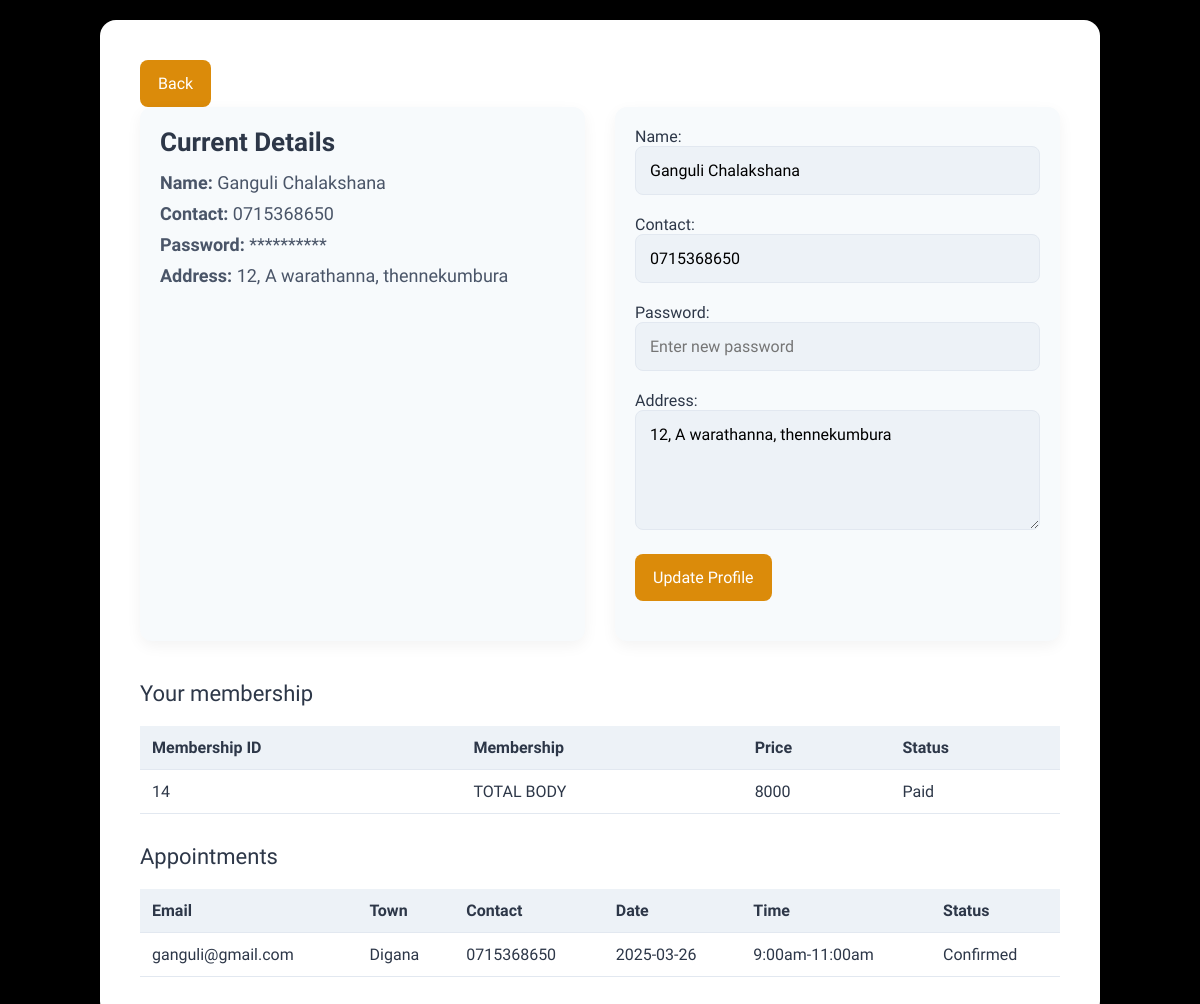
Page /profile.php (signed in) on the committed database.
### tables this page shows
CREATE TABLE `customer` (
  `CustomerID` int(50) NOT NULL,
  `CustomerName` varchar(100) NOT NULL,
  `CustomerEmail` varchar(100) NOT NULL,
  `CustomerContact` varchar(100) NOT NULL,
  `CustomerPassword` varchar(100) NOT NULL,
  `Address` varchar(200) NOT NULL
);

CREATE TABLE `orders` (
  `OrderID` int(11) NOT NULL,
  `Email` varchar(50) NOT NULL,
  `Name` varchar(20) NOT NULL,
  `Contact` varchar(20) NOT NULL,
  `Delivery address` varchar(200) NOT NULL,
  `Postal` varchar(50) NOT NULL,
  `TotalPrice` varchar(100) NOT NULL,
  `Proof` varchar(200) NOT NULL,
  `Status` varchar(100) NOT NULL
);

CREATE TABLE `appointment` (
  `AppointmentID` int(20) NOT NULL,
  `Name` varchar(100) NOT NULL,
  `Email` varchar(50) NOT NULL,
  `NearTown` varchar(50) NOT NULL,
  `Contact` varchar(50) NOT NULL,
  `Date` date NOT NULL,
  `Time` varchar(20) NOT NULL,
  `Status` varchar(50) NOT NULL
);

### profile.php (the view, shortened to what this page needs)
<?php
include 'connect.php';
if (isset($_SESSION['CustomerEmail'])) {
    $customerEmail = $_SESSION['CustomerEmail'];
    $sql = "SELECT * FROM customer WHERE CustomerEmail = '$customerEmail'";
    $result = $conn->query($sql);
    if ($result->num_rows > 0) {
        $row = $result->fetch_assoc();
        $customerName = $row['CustomerName'];
        $customerContact = $row['CustomerContact'];
        $customerAddress = $row['Address'];
    } else {
        echo "No customer found with this email.";
        exit();
    }
    $orderSql = "SELECT OrderID, Name, TotalPrice, Status FROM orders WHERE Email = '$customerEmail'";
    $orderResult = $conn->query($orderSql);
    $appointmentSql = "SELECT Email, NearTown, Contact, Date, Time, Status FROM appointment WHERE Email = '$customerEmail'";
    $appointmentResult = $conn->query($appointmentSql);
} else {
    header("Location: loginUI.php");
    exit();
}
?>
<!DOCTYPE html>
<html lang="en">
  <head>
    <link rel="stylesheet" href="profile.css" />
  </head>
  <body>
    <div class="container">
      <a href="home.php" class="back-buttton"><button>Back</button></a>
      <main>
        <div class="profile-container">
          <div class="current-info">
            <h2>Current Details</h2>
            <p><strong>Name:</strong> <?php echo $customerName; ?></p>
            <p><strong>Contact:</strong> <?php echo $customerContact; ?></p>
            <p><strong>Password:</strong> **********</p>
            <p><strong>Address:</strong> <?php echo $customerAddress; ?></p>
          </div>
          <div class="update-form">
            <form id="profileForm" method="POST" action="updateProfile.php">
              <div class="form-group">
                <label for="name">Name:</label>
                <input
                  type="text"
                  id="name"
                  name="name"
                  value="<?php echo $customerName; ?>"
                  placeholder="Enter your name"
                />
              </div>
              <div class="form-group">
                <label for="contact">Contact:</label>
                <input
                  type="text"
                  id="contact"
                  name="contact"
                  value="<?php echo $customerContact; ?>"
                  placeholder="Enter your contact"
                />
              </div>
              <div class="form-group">
                <label for="password">Password:</label>
                <input
                  type="password"
                  id="password"
                  name="password"
                  placeholder="Enter new password"
                />
              </div>
              <div class="form-group">
                <label for="address">Address:</label>
                <textarea
                  id="address"
                  name="address"
                  placeholder="Enter your address"
                ><?php echo $customerAddress; ?></textarea>
              </div>
              <div class="form-group">
                <button type="submit">Update Profile</button>
              </div>
            </form>
          </div>
        </div>
        <div class="order-history">
          <h2>Your membership</h2>
          <table id="ordersTable">
            <thead>
              <tr>
                <th>Membership ID</th>
                <th>Membership</th>
                <th>Price</th>
                <th>Status</th>
              </tr>
            </thead>
            <tbody>
              <?php
              if ($orderResult->num_rows > 0) {
                  while ($orderRow = $orderResult->fetch_assoc()) {
                      echo "<tr>";
                      echo "<td>" . $orderRow['OrderID'] . "</td>";
                      echo "<td>" . $orderRow['Name'] . "</td>";
                      echo "<td>" . $orderRow['TotalPrice'] . "</td>";
                      echo "<td>" . $orderRow['Status'] . "</td>";
                      echo "</tr>";
                  }
              } else {
                  echo "<tr><td colspan='4'>No orders found.</td></tr>";
              }
              ?>
            </tbody>
          </table>
          <div class="appoinment-history">
            <h2>Appointments</h2>
            <table id="appointmentsTable">
              <thead>
                <tr>
                  <th>Email</th>
                  <th>Town</th>
                  <th>Contact</th>
                  <th>Date</th>
                  <th>Time</th>
                  <th>Status</th>
                </tr>
              </thead>
              <tbody>
                <?php
                if ($appointmentResult->num_rows > 0) {
                    while ($appointmentRow = $appointmentResult->fetch_assoc()) {
                        echo "<tr>";
                        echo "<td>" . $appointmentRow['Email'] . "</td>";
                        echo "<td>" . $appointmentRow['NearTown'] . "</td>";
                        echo "<td>" . $appointmentRow['Contact'] . "</td>";
                        echo "<td>" . $appointmentRow['Date'] . "</td>";
                        echo "<td>" . $appointmentRow['Time'] . "</td>";
                        echo "<td>" . $appointmentRow['Status'] . "</td>";
                        echo "</tr>";
                    }
                } else {
                    echo "<tr><td colspan='6'>No appointments found.</td></tr>";
                }
                ?>
              </tbody>
            </table>
          </div>
        </div>
      </main>
    </div>
  </body>
</html>

### profile.css (style rules this page uses)
* { margin: 0; padding: 0; box-sizing: border-box; font-family: "Afacad", sans-serif; }
body { background-color: #000000; display: flex; justify-content: center; align-items: center; min-height: 100vh; padding: 20px; }
.container { background-color: #ffffff; border-radius: 16px; padding: 40px; width: 100%; max-width: 1000px; box-shadow: 0 10px 30px rgba(0, 0, 0, 0.1); }
.profile-container { display: flex; justify-content: space-between; flex-wrap: wrap; gap: 30px; }
.current-info { flex: 1; background-color: #f7fafc; padding: 20px; border-radius: 12px; box-shadow: 0 5px 15px rgba(0, 0, 0, 0.05); }
.current-info h2 { margin-bottom: 15px; color: #2d3748; font-size: 26px; font-weight: 700; }
.current-info p { margin-bottom: 10px; color: #4a5568; font-size: 18px; }
.update-form { flex: 1; background-color: #f7fafc; padding: 20px; border-radius: 12px; box-shadow: 0 5px 15px rgba(0, 0, 0, 0.05); }
form { display: flex; flex-direction: column; }
.form-group { margin-bottom: 20px; }
label { margin-bottom: 10px; color: #2d3748; font-size: 16px; font-weight: 500; }
input[type="text"], input[type="password"], textarea { width: 100%; padding: 14px; border: 1px solid #e2e8f0; border-radius: 8px; font-size: 16px; background-color: #edf2f7; transition: border-color 0.3s ease, box-shadow 0.3s ease; }
textarea { height: 120px; }
button { background-color: #db8b0a; color: white; padding: 14px 18px; border: none; border-radius: 8px; font-size: 16px; font-weight: 500; cursor: pointer; transition: background-color 0.3s ease, transform 0.3s ease; }
.order-history { margin-top: 40px; width: 100%; }
.order-history h2 { margin-bottom: 20px; color: #2d3748; font-size: 22px; font-weight: 500; }
table { width: 100%; border-collapse: collapse; }
table th, table td { padding: 12px; text-align: left; border-bottom: 1px solid #e2e8f0; }
table th { background-color: #edf2f7; color: #2d3748; font-weight: 600; }
table td { color: #2d3748; }
.appoinment-history { margin-top: 30px; }

### rows in the picture
customer: CustomerName "Ganguli Chalakshana", CustomerContact "0715368650", Address "12, A warathanna, thennekumbura", name "Ganguli Chalakshana", contact "0715368650", address "12, A warathanna, thennekumbura"
orders: OrderID "14", Name "TOTAL BODY", TotalPrice "8000", Status "Paid"
appointment: Email "ganguli@gmail.com", NearTown "Digana", Contact "0715368650", Date "2025-03-26", Time "9:00am-11:00am", Status "Confirmed"
